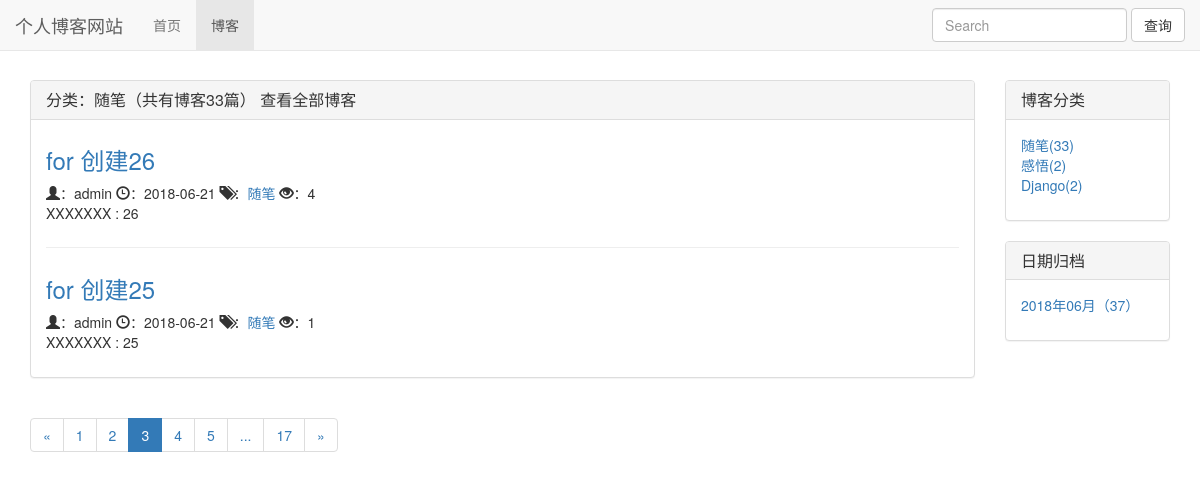
Before: /blog/type/1?page=3 with the older database file.
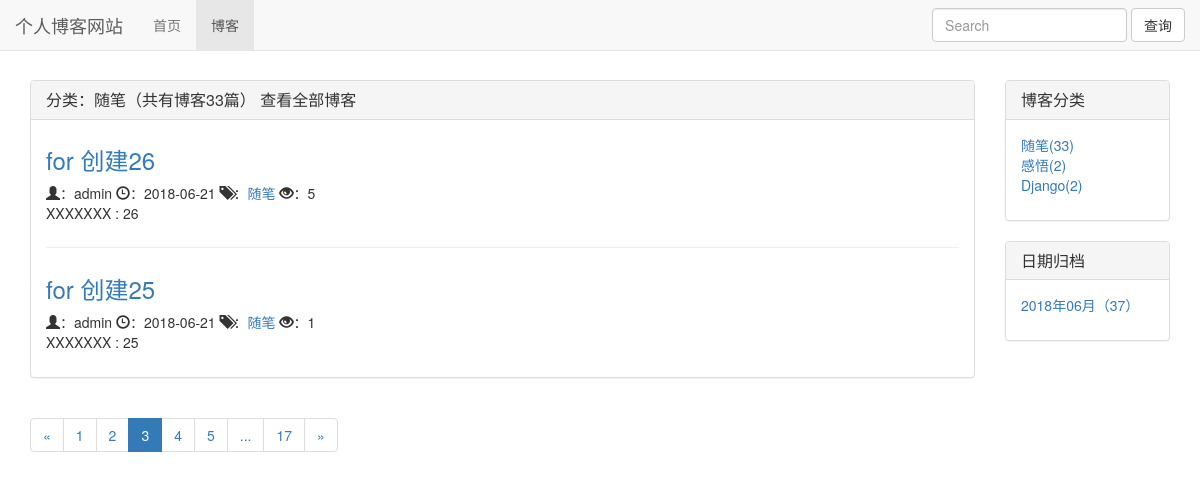
After: the same page with the newer database file.
### blog/models.py (models this page shows, shortened)
class Blog(models.Model):
    tittle = models.CharField(max_length=50)
    blogtype = models.ForeignKey(BlogType,on_delete=models.DO_NOTHING)
    author = models.ForeignKey(User,on_delete=models.DO_NOTHING)
    content = RichTextUploadingField()
    readDetail = GenericRelation(ReadDetail)
    created_time = models.DateTimeField(auto_now_add=True)
    last_update_time = models.DateTimeField(auto_now=True)
    def get_read_num(self):
        try:
            ct = ContentType.objects.get_for_model(Blog)
            readnum = ReadNum.objects.get(content_type=ct, object_id=self.pk)
            return readnum.read_num
        except exceptions.ObjectDoesNotExist:
            return 0
    class Meta:
        ordering=['-created_time',]

class BlogType(models.Model):
    typename = models.CharField(max_length=15)
    def __str__(self):
        return self.typename

### read_statistics/models.py (models this page shows)
class ReadNum(models.Model):
    read_num = models.IntegerField(default=0)
    content_type = models.ForeignKey(ContentType, on_delete=models.DO_NOTHING)
    object_id = models.PositiveIntegerField()
    content_object = GenericForeignKey('content_type', 'object_id')

### blog/views.py (the view)
# urls.py: path('type/<int:blog_type_pk>',views.blog_with_type,name='blog_with_type'),
def blog_with_type(request,blog_type_pk):
    blogtype = get_object_or_404(BlogType,pk=blog_type_pk)
    blog_all_list = Blog.objects.filter(blogtype=blogtype)
    context = blog_list_common_util(request,blog_all_list)
    context['blogtype'] = blogtype
    return  render(request,"blog/blog_with_type.html",context)

### templates/blog/blog_with_type.html (shortened to what this page needs)
{% extends 'blog/blog_list.html' %}
{% block blog_list_tittle %}
    分类：{{ blogtype.typename }}（共有博客{{ page_of_blog.paginator.count }}篇）
    <a href="{% url 'blog_list' %}">查看全部博客</a>
{% endblock %}

### templates/blog/blog_list.html (shortened to what the changed rows need)
{% extends 'base.html' %}
{% load staticfiles %}
{% block head_extand %}
    <link rel="stylesheet" href="{% static 'blog.css' %}">
{% endblock %}
{% block content %}
    <div class="container">
        <div class="row">
            <div class="col-xs-12 col-sm-8 col-md-9 col-lg-10">
                <div class="panel panel-default">
                  <div class="panel-body">
                        {% for blog in page_of_blog.object_list %}
                            <div class="blog">
                                <h3><a href="{% url 'blog_detail' blog.pk %}">{{ blog.tittle }}</a></h3>
                                <p class="blog-info">
                                  <span class="glyphicon glyphicon-user" aria-hidden="true"></span>：{{ blog.author }}
                                  <span class="glyphicon glyphicon-time" aria-hidden="true"></span>：{{ blog.created_time|date:"Y-m-d" }}
                                  <span class="glyphicon glyphicon-tags" aria-hidden="true"></span>：<a href="{% url 'blog_with_type' blog.blogtype.pk %}">{{ blog.blogtype }}</a>
                                  <span class="glyphicon glyphicon-eye-open" aria-hidden="true"></span>：{{ blog.get_read_num }}
                                </p>
                                <p>{{ blog.content|striptags|truncatechars_html:120 }}</p>
                            </div>
                        {% empty %}
                            <div class="blog">
                                <h3>暂无博客</h3>
                            </div>
                        {% endfor %}
                  </div>
                </div>
            </div>
        </div>
    </div>
{% endblock %}

Changed rows visible on the page:
changed through a linked row, Blog "for 创建26": get_read_num "4" → "5"
